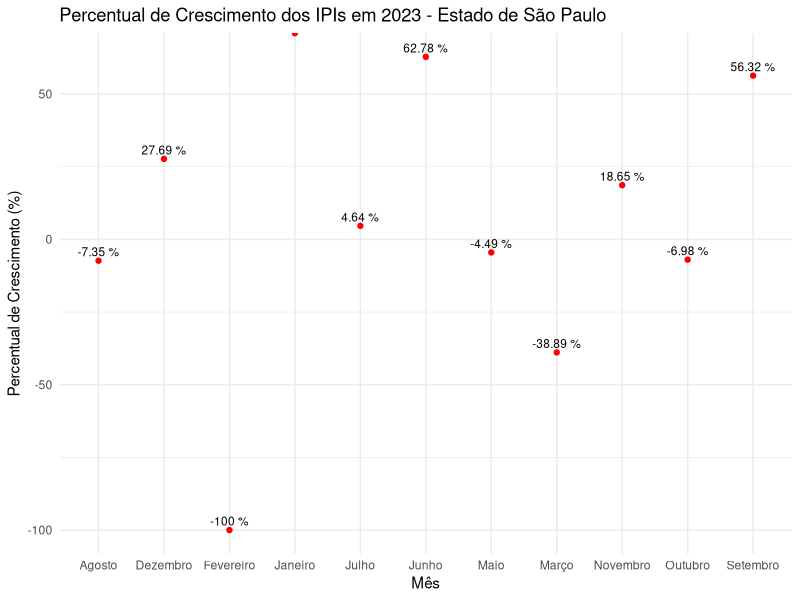
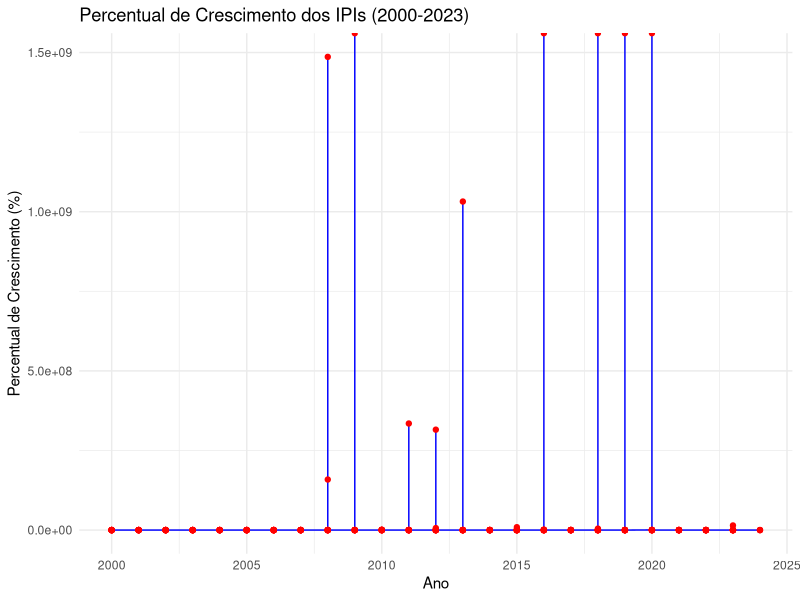

The R script that drew these images, in order:
## ---- chunk 1
library(dplyr)  #Função "glimpse" do pacote "dplyr" para verificar o tipo dos dados de cada coluna
library(ggplot2)
library(tidyverse)
library(magrittr)
library(tidyr)
## ---- chunk 2
?read.csv

arrec <- read.table(
  file = "./dataset/arrecadacao-estado.csv",
  fileEncoding="latin1", 
  sep=";", 
  dec=',', 
  check.names=F, 
  header = T)

head(arrec)
## ---- chunk 3
arrec
## ---- chunk 4
df_selected <- arrec[, c("Ano", "Mês","UF","IMPOSTO SOBRE IMPORTAÇÃO","IMPOSTO SOBRE EXPORTAÇÃO","IPI - FUMO","IPI - BEBIDAS","IPI - AUTOMÓVEIS","IPI - VINCULADO À IMPORTACAO","IPI - OUTROS" )]


## ---- chunk 5
df_selected
## ---- chunk 6
cols_to_convert <- c("IMPOSTO SOBRE IMPORTAÇÃO", "IMPOSTO SOBRE EXPORTAÇÃO", "IPI - FUMO", "IPI - BEBIDAS", "IPI - AUTOMÓVEIS", "IPI - VINCULADO À IMPORTACAO", "IPI - OUTROS")

df_selected[cols_to_convert] <- lapply(df_selected[cols_to_convert], function(x) as.numeric(as.character(x)))
#df_selected[cols_to_convert] <- replace_na(df_selected[cols_to_convert], 0)
## ---- chunk 7
df_sp_2023 <- df_selected %>%
 filter(UF == "SP", Ano == 2023)
## ---- chunk 8
df_sp_2023
## ---- chunk 9
# Calcular o total dos IPIs por ano
df_ipi_total <- df_selected %>%
  group_by(Ano,Mês) %>%
  summarise(
    total_ipi = sum(`IPI - FUMO`, `IPI - BEBIDAS`, `IPI - AUTOMÓVEIS`, `IPI - VINCULADO À IMPORTACAO`, `IPI - OUTROS`, na.rm = TRUE)
  ) %>%
  arrange(Ano,Mês)
  #arrange(match(Mês, month.name))
## ---- chunk 10
df_ipi_total_sp_2023 <- df_sp_2023 %>%
  group_by(Ano,Mês) %>%
  summarise(
    total_ipi = sum(`IPI - FUMO`, `IPI - BEBIDAS`, `IPI - AUTOMÓVEIS`, `IPI - VINCULADO À IMPORTACAO`, `IPI - OUTROS`, na.rm = TRUE)
  ) %>%
  arrange(Ano,Mês)
  #arrange(match(Mês, month.name))
## ---- chunk 11
df_ipi_total <- df_ipi_total %>%
  mutate(
    pct_crescimento = (total_ipi / lag(total_ipi) - 1) * 100
  ) %>%
  filter(!is.na(pct_crescimento)) 

#em São Paulo em 2023
df_ipi_total_sp_2023 <- df_ipi_total_sp_2023 %>%
  mutate(
    pct_crescimento_sp_2023 = (total_ipi / lag(total_ipi) - 1) * 100
  ) %>%
  filter(!is.na(pct_crescimento_sp_2023))
## ---- chunk 12
ggplot(df_ipi_total_sp_2023, aes(x = Mês, y = pct_crescimento_sp_2023)) +
  geom_line(color = "blue") +  # Linha do percentual de crescimento
  geom_point(color = "red") +  # Pontos para destacar os dados
  geom_text(aes(label = paste(round(pct_crescimento_sp_2023, 2),"%")), vjust = -0.5, hjust = 0.5, size = 3) +  # Rótulos com percentuais
  labs(
    title = "Percentual de Crescimento dos IPIs em 2023 - Estado de São Paulo",
    x = "Mês",
    y = "Percentual de Crescimento (%)"
  ) +
  theme_minimal()
## ---- chunk 13
# Criar o gráfico de linhas
ggplot(df_ipi_total, aes(x = Ano, y = pct_crescimento)) +
  geom_line(color = "blue") +
  geom_point(color = "red") +
  labs(
    title = "Percentual de Crescimento dos IPIs (2000-2023)",
    x = "Ano",
    y = "Percentual de Crescimento (%)"
  ) +
  theme_minimal()
